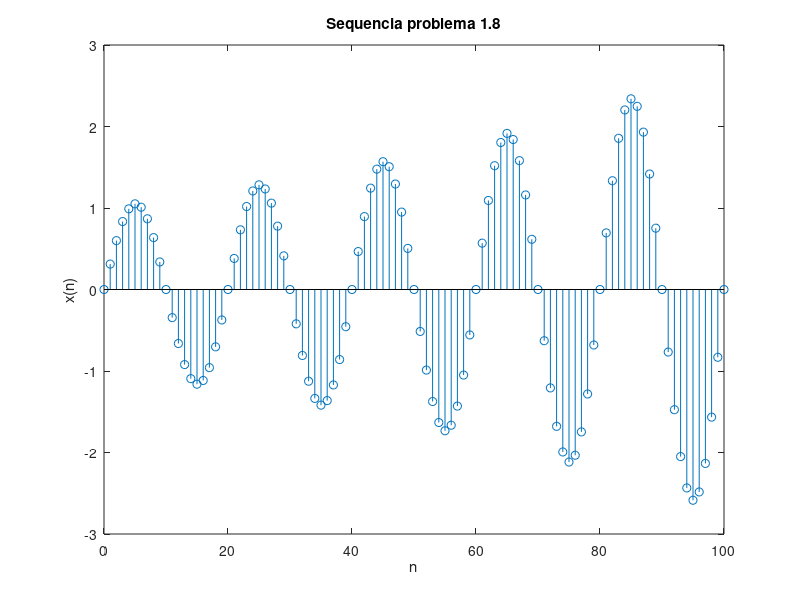

Reproduce this figure in MATLAB.
% EXERCÍCIO 1.8 - LISTA 1 (MATLAB)

n = [0:100];
x = exp( (0.01) * n) .* sin(0.1*pi*n);

stem(n,x);
title('Sequencia problema 1.8');
xlabel('n');
ylabel('x(n)');